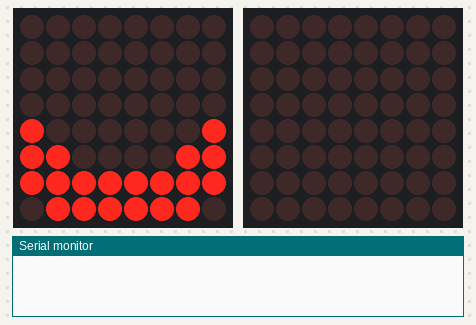
The sketch below on a simulated Arduino Uno, built with avr-gcc and run on an emulated ATmega328P. On the bench: 2 × 8×8 LED matrix, the last lines printed to the serial monitor. Random numbers use the default seed unless the sketch sets one.

Above: at 0.1 s.
At 6.1 s:
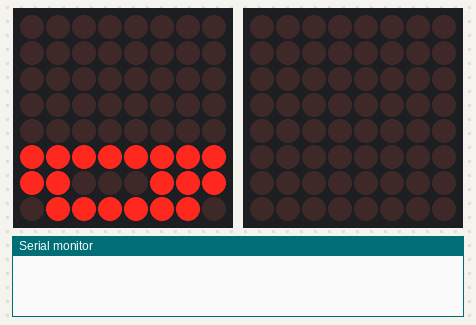
At 10.1 s:
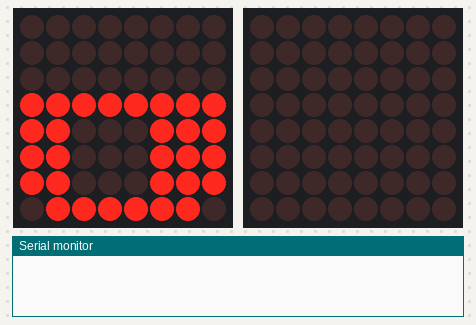
At 16.5 s:
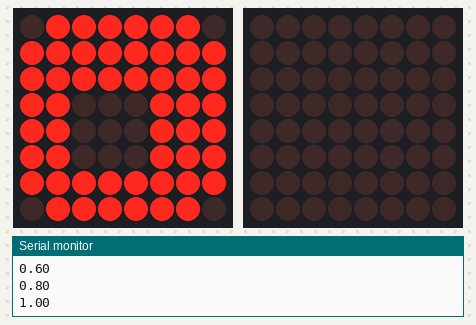
At 24.8 s:
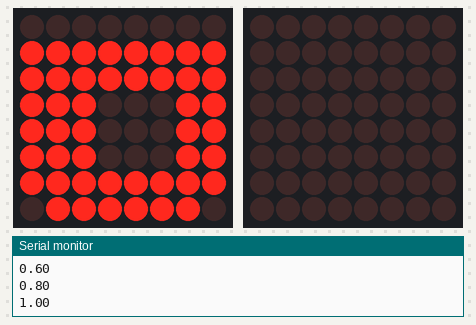
At 29.8 s:
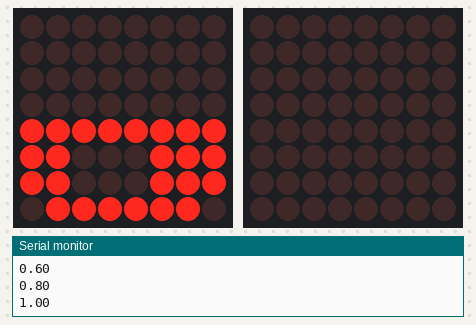

The sketch:

TestEyes2.ino
```cpp
#include <Arduino.h>
#include <Wire.h>
#include <Adafruit_GFX.h>
#include <Adafruit_LEDBackpack.h>

Adafruit_8x8matrix matrixLeft, matrixRight;


unsigned long lastFrame = 0;
unsigned long frameCount = 0;
int energy = 14;

int nextBlinkCountdown = 10;
int eyeMoveCountdown = 10;
float eyeX = 3, eyeY=3, targetEyeX = 2, targetEyeY=2;


void setup() {
  Serial.begin(115200);
  matrixLeft.begin(0x70);
  matrixRight.begin(0x71);
  matrixLeft.setBrightness(5);
}


void loop() {
  if((unsigned long) (millis() - lastFrame) > 10) { // 10 0 fps
    updateAnimation();
  }


}

void updateAnimation() {

  lastFrame = millis();

  // things that are affected by energy :
  // how open the eyes are 0-
  // how fast the pupil moves
  // how fast the eyes blink
  // how frequently the eyes blink

  int eyeMoveProgress = -1;
  boolean eyeMoving = false;
  int eyeMoveFrames = 5;
  if(eyeMoveCountdown<eyeMoveFrames) {
    eyeMoveProgress = eyeMoveFrames-eyeMoveCountdown;
    eyeMoving = true;
  }


  int blinkProgress = -1;
  int blinkFrames = 14;
  if(nextBlinkCountdown<blinkFrames) {
    blinkProgress = blinkFrames-nextBlinkCountdown;
  }

  boolean blinking = false;
  if(blinkProgress>=0) blinking = true;

  int top = (blinkProgress<blinkFrames/2) ? blinkProgress : blinkFrames-blinkProgress;

  energy = map(cos(radians(frameCount*0.1))*100,-100,100,14,0);
  int blinkspeed = map(energy, 0, 14, 6,1);

  // sleepy determines how sleepy we are 0 to 7 (7 is asleep);
  int sleepy = map(energy,1,14,6,0);
  if(energy == 0) sleepy = 7;

  if(top<sleepy) top = sleepy;
  //Serial.println(sleepy);

  // so it doesn't blink if the eyes are asleep
  if(sleepy>=7) top = 7;

  matrixLeft.clear();

  if((top<=8)&&(sleepy<6)) {

    //full screen eyeball
    matrixLeft.fillRect(0,top,8,8-top, LED_ON);

    // pupil
    float eyey = eyeY;
    float eyex = eyeX;

    if(eyeMoving) {
      Serial.println( (float)((float)eyeMoveProgress/(float)eyeMoveFrames));
      eyex = (float)(targetEyeX - eyeX) *(float)((float)eyeMoveProgress/(float)eyeMoveFrames);
      eyey = (float)(targetEyeY - eyeY) * (float)((float)eyeMoveProgress/(float)eyeMoveFrames);
      eyex+=eyeX;
      eyey+=eyeY;

    }

    // for rolling eyes
//    eyex = 3.0f + cos(radians(frameCount*12))*1.5f;
//    eyey = 3.0f + sin(radians(frameCount*12))*1.5f;


    if(sleepy+1>eyey) {
      eyex = constrain(eyex,2,3);
      eyey = constrain(sleepy+1,0,4);
    }
    matrixLeft.fillRect(eyex,eyey,3,3,LED_OFF);

    if(top>=1) {
      matrixLeft.fillRect(0,top, 8,1,LED_ON);
    }
    // for
    //    if((top>3) && (top == sleepy)) {
    //      matrixLeft.drawPixel(0,top-1,LED_ON);
    //      matrixLeft.drawPixel(7,top-1,LED_ON);
    //
    //    }

    matrixLeft.drawPixel(0,0,LED_OFF);
    matrixLeft.drawPixel(7,0,LED_OFF);
    matrixLeft.drawPixel(7,7,LED_OFF);
    matrixLeft.drawPixel(0,7,LED_OFF);

  }
  else {
    //asleep!
    matrixLeft.drawLine(0,4,0,6, LED_ON);
    matrixLeft.drawLine(1,7,6,7, LED_ON);
    matrixLeft.drawLine(7,4,7,6, LED_ON);
    matrixLeft.drawLine(1,5,1,6, LED_ON);
    matrixLeft.drawLine(2,6,5,6, LED_ON);
    matrixLeft.drawLine(6,5,6,6, LED_ON);

    // MORE ANGULAR SHUT EYES
    //          matrixLeft.drawLine(0,5,2,7, LED_ON);
    //     matrixLeft.drawLine(2,7,5,7, LED_ON);
    //     matrixLeft.drawLine(5,7,7,5, LED_ON);


  }
  matrixLeft.writeDisplay();
  // Serial.println(top);


  if(!blinking) {
    nextBlinkCountdown--;
  }
  else {
    if(frameCount%blinkspeed==0) nextBlinkCountdown--;
  }
  if(nextBlinkCountdown <0) {
    nextBlinkCountdown = random(map(energy, 0, 14, 200,30), map(energy, 0, 14, 800,200));
  }

  eyeMoveCountdown--;
  if(eyeMoveCountdown <0) {
    eyeX = targetEyeX;
    eyeY = targetEyeY;

    eyeMoveCountdown = random(map(energy, 0, 14, 200,30), map(energy, 0, 14, 800,200));
    boolean middle =  (random(100)<20);
    if(middle) {

      targetEyeX = 3;
      targetEyeY = 3;
    }
    else {
      float angle = random(0,360);
      float distance = 1.2f; //(float) (random(30,100)/100.0f) * 3; //
      targetEyeX = 3.0f + cos(radians(angle))*distance;
      targetEyeY = 3.0f + sin(radians(angle))*distance;


    }
    //    Serial.print(eyeX);
    //     Serial.print(" " );
    //     Serial.println(eyeY);
  }

  frameCount++;

}
```

Measured:
- what the display in image 0 shows lasts 6.0 s, from 0.0 s to 6.0 s
- what the display in image 1 shows lasts 2.1 s, from 6.0 s to 8.1 s
- what the display in image 2 shows lasts 1.8 s, from 10.0 s to 11.8 s
- what the display in image 3 shows lasts 1.3 s, from 16.5 s to 17.8 s
- what the display in image 4 shows lasts 1.2 s, from 24.7 s to 25.9 s
- what the display in image 5 shows lasts 1.9 s, from 29.8 s to 31.7 s
